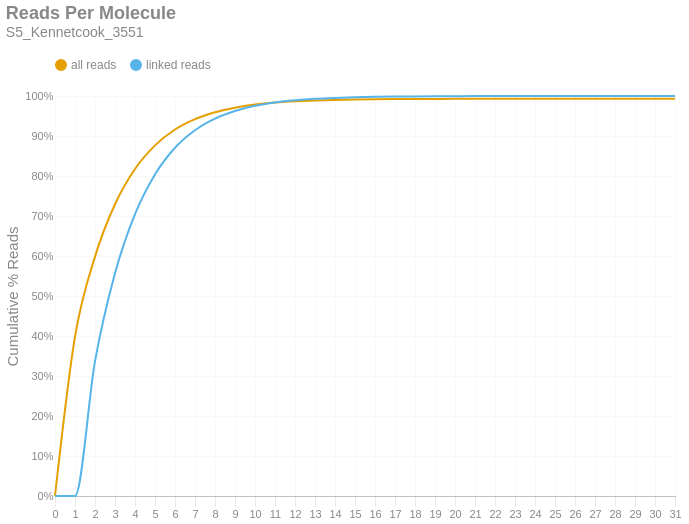

Notebook code cell kept with this figure:
### Markdown cell above
### Reads per Molecule
This chart shows the cumulative distribution of the number of reads per linked molecule. That is, how many alignments are associated with a unique molecule. This excludes the number of reads associated with invalid or absent linked-read barcodes. The `linked` histogram is the percentages recalculated when disregarding singletons.

### Code cell
if SKIPLR:
    print_html(f"Skipped")
else:
    counts = np.bincount(valids['reads'].cast(pl.Int64).to_numpy())
    weighted = counts * np.arange(len(counts))
    all_perc = weighted / n_reads
    linked_perc = weighted / n_linked_reads
    linked_perc[1] = 0
    binned_df = pl.DataFrame({
        'readsper': list(range(len(counts))),
        'all reads (cumsum)': np.cumsum(all_perc).tolist(),
        'linked reads (cumsum)': np.cumsum(linked_perc).tolist(),
    })

    with SafeRender(binned_df):
        (
            density_plot(binned_df, 'Reads Per Molecule', samplename, 'readspmol')
            .encode(
                x=alt.X('readsper:O', title=None).axis(labelAngle=0).scale(padding=0),
                y=alt.Y('value:Q', title='Cumulative % Reads').axis(format='%').stack(False),
                color=alt.Color("key:N").scale(domain=["all reads", "linked reads"]),
                tooltip=[
                    alt.Tooltip("key:N", title="Data Type"),
                    alt.Tooltip("readsper:O", title="Reads Per Molecule"),
                    alt.Tooltip("value:Q", format=".2%", title="% Reads (Cum.)")
                ]            
            )
        ).display()

### Figure 1 — Vega-Lite specification as saved in the notebook (floating-point values rounded to 4 significant figures)
{"width": "container", "height": 400, "config": {"title": {"anchor": "start", "dy": -15, "fontSize": 18, "color": "#888888", "subtitleColor": "#888888", "subtitleFontSize": 14}, "arc": {"fill": "#0072B2"}, "axis": {"domainColor": "#888888", "domainWidth": 0.5, "gridWidth": 0.2, "grid": false, "titleFontWeight": 400, "titleFontSize": 15, "labelFontSize": 11, "labelColor": "#888888", "tickColor": "#888888", "tickWidth": 0.2, "titleColor": "#888888"}, "axisBand": {"grid": false}, "axisX": {"grid": true, "tickSize": 10, "domainCap": "round"}, "axisY": {"domain": false, "grid": true, "tickSize": 0, "domainCap": "round"}, "background": "transparent", "header": {"labelFontSize": 15, "labelColor": "#888888", "titleFontSize": 15, "titleFontWeight": 600, "titleColor": "#888888"}, "legend": {"labelFont": "sans-serif", "labelFontSize": 12, "labelColor": "#888888", "symbolSize": 100, "symbolType": "circle", "titleFontSize": 12, "titlePadding": 10, "titleColor": "#888888", "title": null, "orient": "top"}, "range": {"category": ["#E69F00", "#56B4E9", "#009E73", "#F0E442", "#0072B2", "#D55E00", "#CC79A7", "#000000"], "diverging": ["#cfe8f3", "#a2d4ec", "#73bfe2", "#46abdb", "#1696d2", "#12719e"]}, "area": {"fill": "#0072B2", "fillOpacity": 0.7, "line": true, "strokeOpacity": 0.7}, "line": {"color": "#0072B2", "stroke": "#0072B2", "strokeWidth": 2}, "trail": {"color": "#0072B2", "stroke": "#0072B2", "strokeWidth": 0, "size": 1}, "point": {"filled": true, "fillOpacity": 1.0, "size": 95}, "text": {"color": "#888888", "fontSize": 11, "align": "right", "fontWeight": 400, "size": 11}, "bar": {"fill": "#0072B2", "stroke": null}, "view": {"stroke": null, "continuousWidth": 660, "continuousHeight": 400}}, "data": {"name": "data-fcf32cfceba4f3ce59020a782a4798f8"}, "mark": {"type": "line", "interpolate": "monotone", "point": {"opacity": 0, "size": 275}}, "encoding": {"color": {"field": "key", "scale": {"domain": ["all reads", "linked reads"]}, "type": "nominal"}, "tooltip": [{"field": "key", "title": "Data Type", "type": "nominal"}, {"field": "readsper", "title": "Reads Per Molecule", "type": "ordinal"}, {"field": "value", "format": ".2%", "title": "% Reads (Cum.)", "type": "quantitative"}], "x": {"axis": {"labelAngle": 0}, "field": "readsper", "scale": {"padding": 0}, "title": null, "type": "ordinal"}, "y": {"axis": {"format": "%"}, "field": "value", "stack": false, "title": "Cumulative % Reads", "type": "quantitative"}}, "params": [{"name": "param_c36ac31b6afebe62", "select": {"type": "point", "fields": ["key"]}, "bind": "legend"}], "title": {"text": "Reads Per Molecule", "subtitle": "S5_Kennetcook_3551"}, "transform": [{"fold": ["all reads (cumsum)", "linked reads (cumsum)"]}, {"calculate": "replace(datum.key, ' (cumsum)', '')", "as": "key"}, {"filter": {"param": "param_c36ac31b6afebe62"}}], "usermeta": {"embedOptions": {"downloadFileName": "S5_Kennetcook_3551.readspmol"}}, "$schema": "https://vega.github.io/schema/vega-lite/v6.1.0.json", "datasets": {"data-fcf32cfceba4f3ce59020a782a4798f8": [{"readsper": 0, "all reads (cumsum)": 0.0, "linked reads (cumsum)": 0.0}, {"readsper": 1, "all reads (cumsum)": 0.3985, "linked reads (cumsum)": 0.0}, {"readsper": 2, "all reads (cumsum)": 0.5985, "linked reads (cumsum)": 0.3364}, {"readsper": 3, "all reads (cumsum)": 0.7295, "linked reads (cumsum)": 0.5567}, {"readsper": 4, "all reads (cumsum)": 0.8174, "linked reads (cumsum)": 0.7046}, {"readsper": 5, "all reads (cumsum)": 0.8765, "linked reads (cumsum)": 0.804}, {"readsper": 6, "all reads (cumsum)": 0.9162, "linked reads (cumsum)": 0.8707}, {"readsper": 7, "all reads (cumsum)": 0.9422, "linked reads (cumsum)": 0.9145}, {"readsper": 8, "all reads (cumsum)": 0.9594, "linked reads (cumsum)": 0.9435}, {"readsper": 9, "all reads (cumsum)": 0.9708, "linked reads (cumsum)": 0.9626}, {"readsper": 10, "all reads (cumsum)": 0.9785, "linked reads (cumsum)": 0.9755}, {"readsper": 11, "all reads (cumsum)": 0.9835, "linked reads (cumsum)": 0.9839}, {"readsper": 12, "all reads (cumsum)": 0.9866, "linked reads (cumsum)": 0.9892}, {"readsper": 13, "all reads (cumsum)": 0.9888, "linked reads (cumsum)": 0.9928}, {"readsper": 14, "all reads (cumsum)": 0.9902, "linked reads (cumsum)": 0.9952}, {"readsper": 15, "all reads (cumsum)": 0.9912, "linked reads (cumsum)": 0.9968}, {"readsper": 16, "all reads (cumsum)": 0.9918, "linked reads (cumsum)": 0.9979}, {"readsper": 17, "all reads (cumsum)": 0.9922, "linked reads (cumsum)": 0.9986}, {"readsper": 18, "all reads (cumsum)": 0.9925, "linked reads (cumsum)": 0.999}, {"readsper": 19, "all reads (cumsum)": 0.9927, "linked reads (cumsum)": 0.9994}, {"readsper": 20, "all reads (cumsum)": 0.9928, "linked reads (cumsum)": 0.9996}, {"readsper": 21, "all reads (cumsum)": 0.9929, "linked reads (cumsum)": 0.9997}, {"readsper": 22, "all reads (cumsum)": 0.993, "linked reads (cumsum)": 0.9998}, {"readsper": 23, "all reads (cumsum)": 0.993, "linked reads (cumsum)": 0.9999}, {"readsper": 24, "all reads (cumsum)": 0.993, "linked reads (cumsum)": 0.9999}, {"readsper": 25, "all reads (cumsum)": 0.993, "linked reads (cumsum)": 1.0}, {"readsper": 26, "all reads (cumsum)": 0.993, "linked reads (cumsum)": 1.0}, {"readsper": 27, "all reads (cumsum)": 0.9931, "linked reads (cumsum)": 1.0}, {"readsper": 28, "all reads (cumsum)": 0.9931, "linked reads (cumsum)": 1.0}, {"readsper": 29, "all reads (cumsum)": 0.9931, "linked reads (cumsum)": 1.0}, {"readsper": 30, "all reads (cumsum)": 0.9931, "linked reads (cumsum)": 1.0}, {"readsper": 31, "all reads (cumsum)": 0.9931, "linked reads (cumsum)": 1.0}]}}
